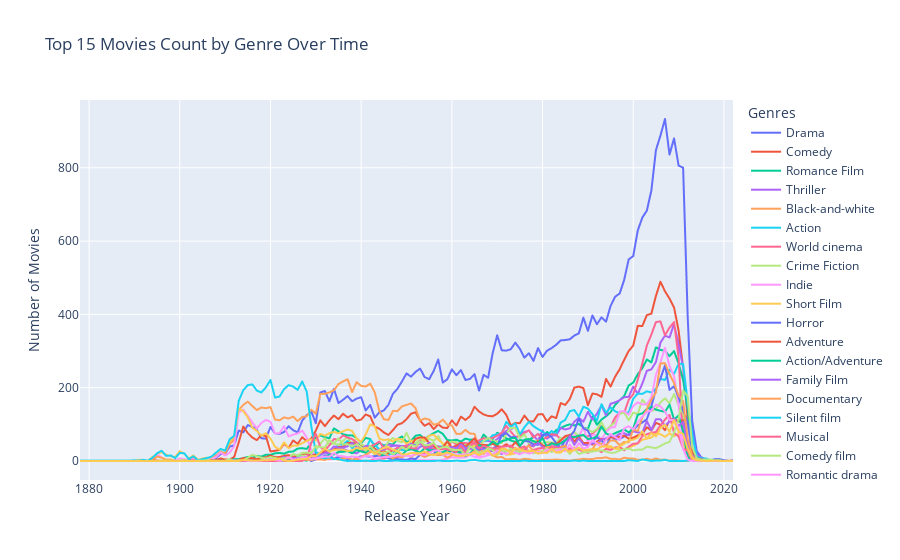

The notebook cell saved with this chart:
### Code cell
# Generate the line plot as before
fig = px.line(n_genre_per_year, x='year', y='movie_count', color='movie_genres_final',
              title='Top 15 Movies Count by Genre Over Time',
              labels={'year': 'Release Year', 'movie_count': 'Number of Movies', 'movie_genres_final': 'Genres'},
              )

# Update layout to set white background
fig.update_layout(
    paper_bgcolor='white',  # Set the overall figure background color to white
    legend=dict(itemclick="toggleothers")  # Allow toggling of the genres in the legend
)

# Show the plot
fig.write_html('plots/movie_counts_by_genre.html', full_html=True)
fig.show()

### Figure 1 — Plotly figure (JSON) as saved in the notebook; plotly's stock layout.template omitted (floating-point values rounded to 4 significant figures; data arrays with more than 128 entries replaced by an {"elided": "..."} marker saying what was removed)
{"data": [{"hovertemplate": "Genres=Drama<br>Release Year=%{x}<br>Number of Movies=%{y}<extra></extra>", "legendgroup": "Drama", "line": {"color": "#636efa", "dash": "solid"}, "marker": {"symbol": "circle"}, "mode": "lines", "name": "Drama", "showlegend": true, "type": "scattergl", "x": {"elided": "136 int values"}, "xaxis": "x", "y": {"elided": "136 int values"}, "yaxis": "y"}, {"hovertemplate": "Genres=Comedy<br>Release Year=%{x}<br>Number of Movies=%{y}<extra></extra>", "legendgroup": "Comedy", "line": {"color": "#EF553B", "dash": "solid"}, "marker": {"symbol": "circle"}, "mode": "lines", "name": "Comedy", "showlegend": true, "type": "scattergl", "x": {"elided": "136 int values"}, "xaxis": "x", "y": {"elided": "136 int values"}, "yaxis": "y"}, {"hovertemplate": "Genres=Romance Film<br>Release Year=%{x}<br>Number of Movies=%{y}<extra></extra>", "legendgroup": "Romance Film", "line": {"color": "#00cc96", "dash": "solid"}, "marker": {"symbol": "circle"}, "mode": "lines", "name": "Romance Film", "showlegend": true, "type": "scattergl", "x": {"elided": "136 int values"}, "xaxis": "x", "y": {"elided": "136 int values"}, "yaxis": "y"}, {"hovertemplate": "Genres=Thriller<br>Release Year=%{x}<br>Number of Movies=%{y}<extra></extra>", "legendgroup": "Thriller", "line": {"color": "#ab63fa", "dash": "solid"}, "marker": {"symbol": "circle"}, "mode": "lines", "name": "Thriller", "showlegend": true, "type": "scattergl", "x": {"elided": "136 int values"}, "xaxis": "x", "y": {"elided": "136 int values"}, "yaxis": "y"}, {"hovertemplate": "Genres=Black-and-white<br>Release Year=%{x}<br>Number of Movies=%{y}<extra></extra>", "legendgroup": "Black-and-white", "line": {"color": "#FFA15A", "dash": "solid"}, "marker": {"symbol": "circle"}, "mode": "lines", "name": "Black-and-white", "showlegend": true, "type": "scattergl", "x": {"elided": "136 int values"}, "xaxis": "x", "y": {"elided": "136 int values"}, "yaxis": "y"}, {"hovertemplate": "Genres=Action<br>Release Year=%{x}<br>Number of Movies=%{y}<extra></extra>", "legendgroup": "Action", "line": {"color": "#19d3f3", "dash": "solid"}, "marker": {"symbol": "circle"}, "mode": "lines", "name": "Action", "showlegend": true, "type": "scattergl", "x": {"elided": "136 int values"}, "xaxis": "x", "y": {"elided": "136 int values"}, "yaxis": "y"}, {"hovertemplate": "Genres=World cinema<br>Release Year=%{x}<br>Number of Movies=%{y}<extra></extra>", "legendgroup": "World cinema", "line": {"color": "#FF6692", "dash": "solid"}, "marker": {"symbol": "circle"}, "mode": "lines", "name": "World cinema", "showlegend": true, "type": "scattergl", "x": {"elided": "136 int values"}, "xaxis": "x", "y": {"elided": "136 int values"}, "yaxis": "y"}, {"hovertemplate": "Genres=Crime Fiction<br>Release Year=%{x}<br>Number of Movies=%{y}<extra></extra>", "legendgroup": "Crime Fiction", "line": {"color": "#B6E880", "dash": "solid"}, "marker": {"symbol": "circle"}, "mode": "lines", "name": "Crime Fiction", "showlegend": true, "type": "scattergl", "x": {"elided": "136 int values"}, "xaxis": "x", "y": {"elided": "136 int values"}, "yaxis": "y"}, {"hovertemplate": "Genres=Indie<br>Release Year=%{x}<br>Number of Movies=%{y}<extra></extra>", "legendgroup": "Indie", "line": {"color": "#FF97FF", "dash": "solid"}, "marker": {"symbol": "circle"}, "mode": "lines", "name": "Indie", "showlegend": true, "type": "scattergl", "x": {"elided": "136 int values"}, "xaxis": "x", "y": {"elided": "136 int values"}, "yaxis": "y"}, {"hovertemplate": "Genres=Short Film<br>Release Year=%{x}<br>Number of Movies=%{y}<extra></extra>", "legendgroup": "Short Film", "line": {"color": "#FECB52", "dash": "solid"}, "marker": {"symbol": "circle"}, "mode": "lines", "name": "Short Film", "showlegend": true, "type": "scattergl", "x": {"elided": "136 int values"}, "xaxis": "x", "y": {"elided": "136 int values"}, "yaxis": "y"}, {"hovertemplate": "Genres=Horror<br>Release Year=%{x}<br>Number of Movies=%{y}<extra></extra>", "legendgroup": "Horror", "line": {"color": "#636efa", "dash": "solid"}, "marker": {"symbol": "circle"}, "mode": "lines", "name": "Horror", "showlegend": true, "type": "scattergl", "x": {"elided": "136 int values"}, "xaxis": "x", "y": {"elided": "136 int values"}, "yaxis": "y"}, {"hovertemplate": "Genres=Adventure<br>Release Year=%{x}<br>Number of Movies=%{y}<extra></extra>", "legendgroup": "Adventure", "line": {"color": "#EF553B", "dash": "solid"}, "marker": {"symbol": "circle"}, "mode": "lines", "name": "Adventure", "showlegend": true, "type": "scattergl", "x": {"elided": "136 int values"}, "xaxis": "x", "y": {"elided": "136 int values"}, "yaxis": "y"}, {"hovertemplate": "Genres=Action/Adventure<br>Release Year=%{x}<br>Number of Movies=%{y}<extra></extra>", "legendgroup": "Action/Adventure", "line": {"color": "#00cc96", "dash": "solid"}, "marker": {"symbol": "circle"}, "mode": "lines", "name": "Action/Adventure", "showlegend": true, "type": "scattergl", "x": {"elided": "136 int values"}, "xaxis": "x", "y": {"elided": "136 int values"}, "yaxis": "y"}, {"hovertemplate": "Genres=Family Film<br>Release Year=%{x}<br>Number of Movies=%{y}<extra></extra>", "legendgroup": "Family Film", "line": {"color": "#ab63fa", "dash": "solid"}, "marker": {"symbol": "circle"}, "mode": "lines", "name": "Family Film", "showlegend": true, "type": "scattergl", "x": {"elided": "136 int values"}, "xaxis": "x", "y": {"elided": "136 int values"}, "yaxis": "y"}, {"hovertemplate": "Genres=Documentary<br>Release Year=%{x}<br>Number of Movies=%{y}<extra></extra>", "legendgroup": "Documentary", "line": {"color": "#FFA15A", "dash": "solid"}, "marker": {"symbol": "circle"}, "mode": "lines", "name": "Documentary", "showlegend": true, "type": "scattergl", "x": {"elided": "136 int values"}, "xaxis": "x", "y": {"elided": "136 int values"}, "yaxis": "y"}, {"hovertemplate": "Genres=Silent film<br>Release Year=%{x}<br>Number of Movies=%{y}<extra></extra>", "legendgroup": "Silent film", "line": {"color": "#19d3f3", "dash": "solid"}, "marker": {"symbol": "circle"}, "mode": "lines", "name": "Silent film", "showlegend": true, "type": "scattergl", "x": {"elided": "136 int values"}, "xaxis": "x", "y": {"elided": "136 int values"}, "yaxis": "y"}, {"hovertemplate": "Genres=Musical<br>Release Year=%{x}<br>Number of Movies=%{y}<extra></extra>", "legendgroup": "Musical", "line": {"color": "#FF6692", "dash": "solid"}, "marker": {"symbol": "circle"}, "mode": "lines", "name": "Musical", "showlegend": true, "type": "scattergl", "x": {"elided": "136 int values"}, "xaxis": "x", "y": {"elided": "136 int values"}, "yaxis": "y"}, {"hovertemplate": "Genres=Comedy film<br>Release Year=%{x}<br>Number of Movies=%{y}<extra></extra>", "legendgroup": "Comedy film", "line": {"color": "#B6E880", "dash": "solid"}, "marker": {"symbol": "circle"}, "mode": "lines", "name": "Comedy film", "showlegend": true, "type": "scattergl", "x": {"elided": "136 int values"}, "xaxis": "x", "y": {"elided": "136 int values"}, "yaxis": "y"}, {"hovertemplate": "Genres=Romantic drama<br>Release Year=%{x}<br>Number of Movies=%{y}<extra></extra>", "legendgroup": "Romantic drama", "line": {"color": "#FF97FF", "dash": "solid"}, "marker": {"symbol": "circle"}, "mode": "lines", "name": "Romantic drama", "showlegend": true, "type": "scattergl", "x": {"elided": "136 int values"}, "xaxis": "x", "y": {"elided": "136 int values"}, "yaxis": "y"}, {"hovertemplate": "Genres=Mystery<br>Release Year=%{x}<br>Number of Movies=%{y}<extra></extra>", "legendgroup": "Mystery", "line": {"color": "#FECB52", "dash": "solid"}, "marker": {"symbol": "circle"}, "mode": "lines", "name": "Mystery", "showlegend": true, "type": "scattergl", "x": {"elided": "136 int values"}, "xaxis": "x", "y": {"elided": "136 int values"}, "yaxis": "y"}], "layout": {"legend": {"itemclick": "toggleothers", "title": {"text": "Genres"}, "tracegroupgap": 0}, "paper_bgcolor": "white", "title": {"text": "Top 15 Movies Count by Genre Over Time"}, "xaxis": {"anchor": "y", "domain": [0, 1], "title": {"text": "Release Year"}}, "yaxis": {"anchor": "x", "domain": [0, 1], "title": {"text": "Number of Movies"}}}}
